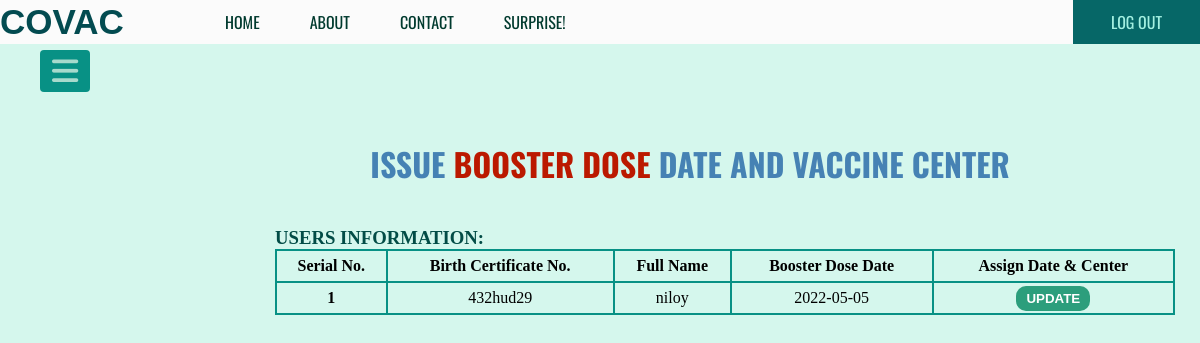
The page /boosterdose.php (signed in) on the database its author committed.
### tables this page shows
CREATE TABLE `second_dose_done` (
  `BirthCertificate` varchar(50) NOT NULL,
  `boosterDoseDate` varchar(50) DEFAULT NULL
);

CREATE TABLE `registration_info` (
  `BirthCertificate` varchar(50) NOT NULL,
  `UserID` varchar(50) NOT NULL,
  `userPassword` varchar(50) NOT NULL,
  `FullName` varchar(50) NOT NULL,
  `dateOfBirth` varchar(50) NOT NULL,
  `phoneNum` varchar(50) NOT NULL,
  `email` varchar(50) NOT NULL,
  `address` varchar(50) NOT NULL,
  `gender` varchar(50) NOT NULL
);

### boosterdose.php (the view, shortened to what this page needs)
<?php include "db_connection.php"; ?>
<!DOCTYPE html>
<html lang="en">
<head>
    <link href="CSS/niloy.css" rel="stylesheet" type="text/css" />
</head>
<body>
    <div class="main2">
        <div class="navbar">
            <div class="icon">
                <h2 class="logo">COVAC</h2>
            </div>
            <div class="menu">
                <ul class="navi">
                    <li class="navilist"><a href="admin.php">HOME</a></li>
                    <li class="navilist"><a href="about.php">ABOUT</a></li>
                    <li class="navilist"><a href="contact.php">CONTACT</a></li>
                    <li class="navilist">
                        <a href="https://www.youtube.com/watch?v=xvFZjo5PgG0">SURPRISE!</a>
                    </li>
                </ul>
            </div>
            <div class="righty"><a href="logout.php">LOG OUT</a></div>
        </div>
        <label for="check">
            <i class="fas fa-bars" id="checker"></i>
        </label>
        <div class="welcome">
            <h1>ISSUE <span class="noticemesenpai">BOOSTER DOSE</span> DATE AND VACCINE CENTER</h1>
        </div>
        <div class="tablecontainer">
            <h3>USERS INFORMATION:</h3>
            <table class="table1">
                <thead>
                    <tr>
                        <th>Serial No.</th>
                        <th>Birth Certificate No.</th>
                        <th>Full Name</th>
                        <th>Booster Dose Date</th>
                        <th>Assign Date & Center</th>
                    </tr>
                </thead>
                <tbody>
                    <?php
                    $sql = "SELECT ri.FullName, sdd.BirthCertificate, sdd.boosterDoseDate
                    FROM second_dose_done sdd, registration_info ri
                    WHERE sdd.BirthCertificate = ri.BirthCertificate";
                    $result = mysqli_query($db_connection, $sql);
                    if ($result) {
                        while ($row = mysqli_fetch_assoc($result)) {
                            $serial++;
                            $fullname = $row['FullName'];
                            $bcnum = $row['BirthCertificate'];
                            $boosterdosedate = $row['boosterDoseDate'];
                            echo '<tr>
                              <th>' . $serial . '</th>
                              <td>' . $bcnum . '</td>
                              <td>' .  $fullname . '</td>
                              <td>' . $boosterdosedate . '</td>
                              <td>
                              <button class="btn1"><a href="update_form3.php?updateid=' . $bcnum . '">UPDATE</a></button>
                          </td>
                          </tr>';
                        }
                    }
                    ?>
                </tbody>
            </table>
        </div>
    </div>
</body>
</html>

### CSS/niloy.css (style rules this page uses)
* { margin: 0; padding: 0; }
.navbar { width: 100%; height: 44px; background-color: rgba(251, 251, 251, 1.0); margin-right: auto; margin-left: auto; max-width: 100%; min-width: 1000px; position: fixed; }
.icon { width: 200px; float: left; height: 70px; }
.logo { color: rgb(3, 75, 80); font-size: 35px; font-family: Arial; padding-left: 0px; padding-top: 2px; float: left; }
.menu { width: 400px; float: left; height: 70px; }
.navi { list-style-type: none; margin: 0; padding: 0; display: flex; }
.navilist { float: left; position: relative; }
.navilist a { display: flex; color: rgb(0, 58, 46); text-align: center; padding: 10px 25px; text-decoration: none; font-family: 'Oswald', sans-serif; }
.righty { font-family: 'Oswald', sans-serif; padding: 10px 30px; color: rgb(164, 240, 225); float: right; background: rgb(6, 103, 103); }
.righty a { display: flex; color: rgb(164, 240, 225); text-align: center; padding: 0px 8px; text-decoration: none; font-family: 'Oswald', sans-serif; }
::placeholder { color: azure; }
body { background-color: rgba(152, 235, 210, 0.4); }
.main2 { width: 100%; background-position:center; background-size:cover; background-attachment: fixed; background-repeat: no-repeat; height: 170vh; display: flex; flex-direction: column; align-items:center; }
label #checker, label #canceler { position: absolute; cursor: pointer; background: #089185; border-radius: 4px; }
label #checker { left: 40px; top: 25px; font-size: 30px; color: #a7dacc; padding: 6px 12px; margin-top: 25px; transition: all .5s ease; position: fixed; }
.welcome { margin-left: 180px; margin-top: 80px; padding-top: 60px; }
.welcome h1 { color: steelblue; font-family: 'Oswald', sans-serif; }
.tablecontainer { margin-top: 40px; }
.table1, th, td { border: 2px solid; text-align: center; height: 30px; border-color: #089185; }
.table1 { width: 900px; margin-left: 250px; border-collapse: collapse; }
.tablecontainer h3 { margin-left: 250px; color: #024c46; }
.btn1 { background-color: #2c9e7c; color: rgb(219, 224, 226); border: none; padding: 5px 10px; border-radius: 10px; cursor: pointer; transition: 0.4s ease; font-weight: bolder; }
.btn1 a { text-decoration: none; color: #ffffff; }
.noticemesenpai { color: #bb1900; }

### rows shown on the page
second_dose_done: BirthCertificate "432hud29", BirthCertificate.FullName "niloy", boosterDoseDate "2022-05-05"
